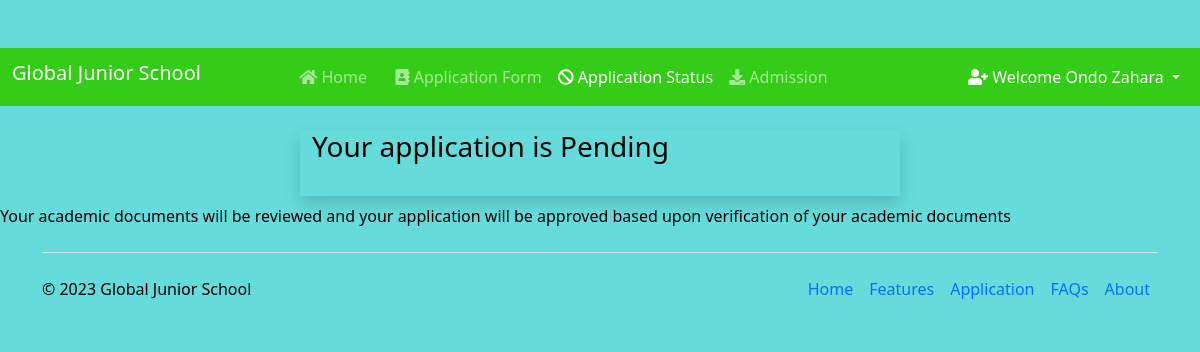
Page /status/ (signed in) on the earlier database version.
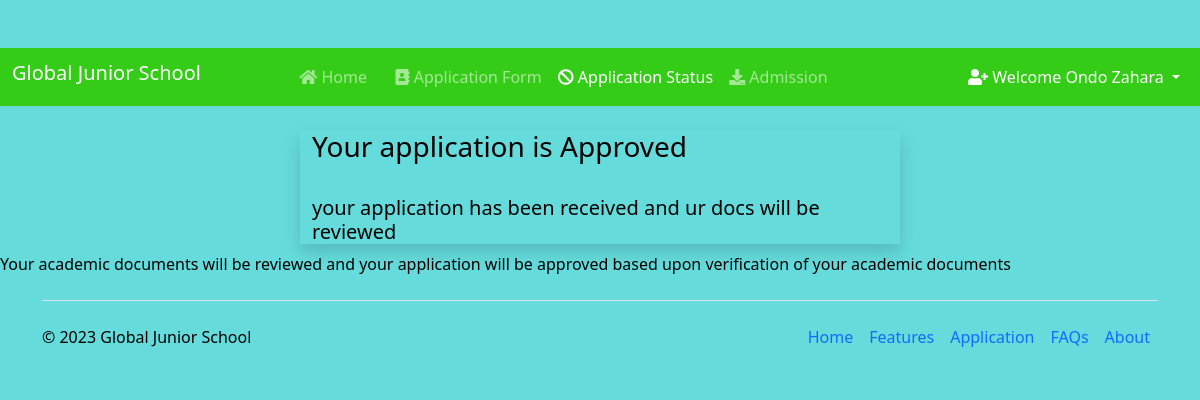
Same page on the later database version.
### Students_Admission_System/models.py (models this page shows, shortened)
class Application(models.Model):
    user = models.OneToOneField(User, on_delete=models.CASCADE, blank=True, null=True)
    application_id = models.CharField(max_length=50, unique=True, null=True)
    COURSES = (
    ('Computer Science ', 'Computer Science '),
    ('Information Technology ', 'Information Technology '),
    ('Electronics and Telecommunication ', 'Electronics and Telecommunication '),
    ('Business and accounting', 'Business and accounting'),
    ('public Admin', 'public Admin'),
    ('LAW', 'LAW'),
    )
    course = models.CharField(max_length=100, choices= COURSES)
    name = models.CharField(max_length=200)
    GENDER = (
        ('Male','Male'),
        ('Female','Female')
    )
    gender = models.CharField(max_length=10, choices=GENDER)
    email = models.CharField(max_length=200)
    phone_no = models.CharField(max_length=200)
    address = models.CharField(max_length=200)
    nationality = models.CharField(max_length=250)
    student_profile = models.ImageField(upload_to="images")
    a_level_result = models.FileField()
    o_level_result = models.FileField()
    ple_result = models.FileField()
    kindergaten = models.FileField(null=True)
    national_id = models.ImageField(upload_to="images", null=True)
    DOM =(
        ('Boys hostel A','Boys hostel A'),
        ('Boys hostel B','Boys hostel B'),
        ('Boys hostel C','Boys hostel C'),
        ('Girls hostel A','Girls hostel A'),
        ('Girls hostel B','Girls hostel B'),
        ('Girls hostel C','Girls hostel C')
    )
    dom = models.CharField(max_length=50, choices=DOM)
    STATUS = (
        ('Approved', 'Approved'),
        ('Pending', 'Pending'),
        ('Rejected', 'Rejected'),
    )
    Application_Status = models.TextField(max_length=100, choices=STATUS, default="Pending")
    message = models.TextField(max_length=100, default="", null=True, blank=True)

### Students_Admission_System/views.py (the view)
# urls.py: path("status/", views.status, name="status"),
def status(request):
    if not request.user.is_authenticated:
        return redirect("/login")
    application = Application.objects.get(user=request.user)
    return render(request, "status.html", {'application':application})

### Students_Admission_System/templates/status.html (shortened to what this page needs)
{% extends 'basic.html' %}
{% block status %} active {% endblock %}
{% block body %}
<div class="container w-50 mt-4 shadow">
    <h3>Your application is {{application.Application_Status}}</h3>
    <br>
    <h5>{{application.message}}</h5>
</div>
<p>Your academic documents will be reviewed and your application will be approved based upon verification of your academic  documents</p>
<div class="container">
    <footer class="d-flex flex-wrap justify-content-between align-items-center py-3 my-4 border-top">
      <p class="col-md-4 mb-0 text-body-secondary">&copy; 2023 Global Junior School</p>
      <a href="/" class="col-md-4 d-flex align-items-center justify-content-center mb-3 mb-md-0 me-md-auto link-body-emphasis text-decoration-none">
        <svg class="bi me-2" width="40" height="32"><use xlink:href="#bootstrap"/></svg>
      </a>
      <ul class="nav col-md-4 justify-content-end">
        <li class="nav-item"><a href="#" class="nav-link px-2 text-body-secondary">Home</a></li>
        <li class="nav-item"><a href="#" class="nav-link px-2 text-body-secondary">Features</a></li>
        <li class="nav-item"><a href="#" class="nav-link px-2 text-body-secondary">Application</a></li>
        <li class="nav-item"><a href="#" class="nav-link px-2 text-body-secondary">FAQs</a></li>
        <li class="nav-item"><a href="#" class="nav-link px-2 text-body-secondary">About</a></li>
      </ul>
    </footer>
  </div>
{% endblock %}

Differences in the rows shown:
changed Application: Application_Status "Pending" → "Approved"; message (not shown) → "your application has been received and ur docs will be reviewed"
